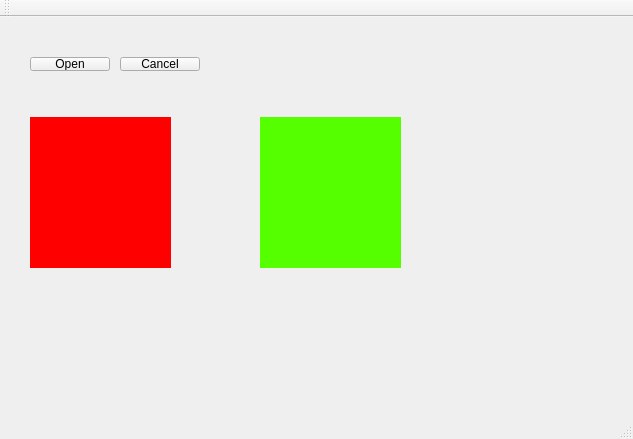
<?xml version="1.0" encoding="UTF-8"?>
<ui version="4.0">
 <class>MainWindow</class>
 <widget class="QMainWindow" name="MainWindow">
  <property name="geometry">
   <rect>
    <x>0</x>
    <y>0</y>
    <width>633</width>
    <height>439</height>
   </rect>
  </property>
  <property name="windowTitle">
   <string>testbodymover</string>
  </property>
  <widget class="MainWidget" name="centralWidget">
   <property name="focusPolicy">
    <enum>Qt::WheelFocus</enum>
   </property>
   <widget class="QPushButton" name="pushButton">
    <property name="geometry">
     <rect>
      <x>120</x>
      <y>40</y>
      <width>80</width>
      <height>14</height>
     </rect>
    </property>
    <property name="text">
     <string>Cancel</string>
    </property>
   </widget>
   <widget class="QPushButton" name="pushButton_2">
    <property name="geometry">
     <rect>
      <x>30</x>
      <y>40</y>
      <width>80</width>
      <height>14</height>
     </rect>
    </property>
    <property name="text">
     <string>Open</string>
    </property>
   </widget>
   <widget class="QWidget" name="widget" native="true">
    <property name="geometry">
     <rect>
      <x>30</x>
      <y>100</y>
      <width>141</width>
      <height>151</height>
     </rect>
    </property>
    <property name="mouseTracking">
     <bool>true</bool>
    </property>
    <property name="focusPolicy">
     <enum>Qt::WheelFocus</enum>
    </property>
    <property name="styleSheet">
     <string notr="true">background-color: rgb(255, 0, 0);</string>
    </property>
   </widget>
   <widget class="QWidget" name="widget_2" native="true">
    <property name="geometry">
     <rect>
      <x>260</x>
      <y>100</y>
      <width>141</width>
      <height>151</height>
     </rect>
    </property>
    <property name="mouseTracking">
     <bool>true</bool>
    </property>
    <property name="focusPolicy">
     <enum>Qt::WheelFocus</enum>
    </property>
    <property name="styleSheet">
     <string notr="true">background-color: rgb(85, 255, 0);</string>
    </property>
   </widget>
  </widget>
  <widget class="QMenuBar" name="menuBar">
   <property name="geometry">
    <rect>
     <x>0</x>
     <y>0</y>
     <width>633</width>
     <height>28</height>
    </rect>
   </property>
  </widget>
  <widget class="QToolBar" name="mainToolBar">
   <attribute name="toolBarArea">
    <enum>TopToolBarArea</enum>
   </attribute>
   <attribute name="toolBarBreak">
    <bool>false</bool>
   </attribute>
  </widget>
  <widget class="QStatusBar" name="statusBar"/>
 </widget>
 <layoutdefault spacing="6" margin="11"/>
 <customwidgets>
  <customwidget>
   <class>MainWidget</class>
   <extends>QWidget</extends>
   <header>mainwidget.h</header>
   <container>1</container>
  </customwidget>
 </customwidgets>
 <resources/>
 <connections/>
</ui>
